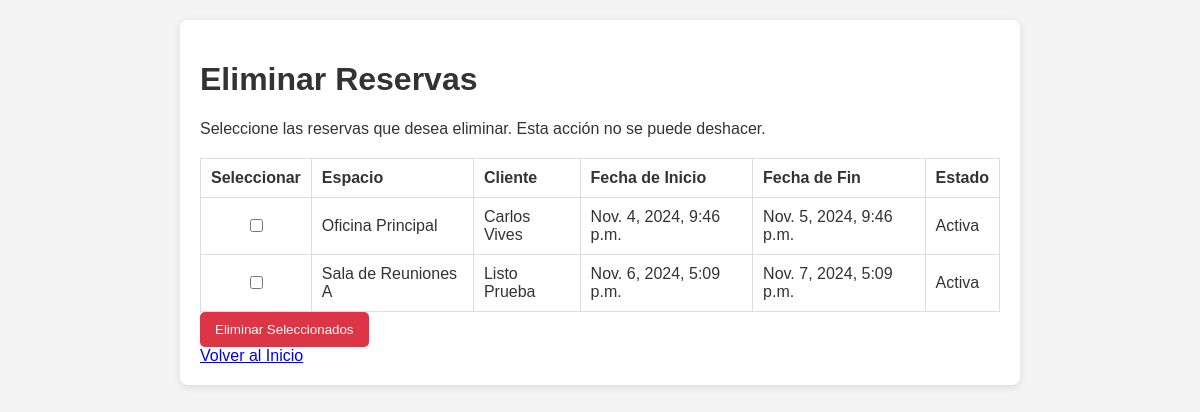
The app's page /reservas/eliminar_reserva/ with its own data.
### reservas/models.py (models this page shows, shortened)
class Reserva(models.Model):
    espacio = models.ForeignKey(Espacio, on_delete=models.CASCADE)
    cliente = models.ForeignKey(Cliente, on_delete=models.CASCADE)
    fecha_inicio = models.DateTimeField()
    fecha_fin = models.DateTimeField()
    estado = models.CharField(max_length=20, default='Activa')

class Espacio(models.Model):
    TIPO_ESPACIO = [
        ('OF', 'Oficina'),
        ('SR', 'Sala de Reunión'),
    ]
    tipo = models.CharField(max_length=2, choices=TIPO_ESPACIO)
    nombre = models.CharField(max_length=100)
    capacidad = models.IntegerField()
    disponibilidad = models.BooleanField(default=True)

class Cliente(models.Model):
    nombre = models.CharField(max_length=100)
    email = models.EmailField()
    telefono = models.CharField(max_length=20)

### reservas/views.py (the view)
# urls.py: path('eliminar_reserva/', views.eliminar_reserva, name='eliminar_reserva'),
def eliminar_reserva(request):
    if request.method == 'POST':
        reservas_ids = request.POST.getlist('reservas_seleccionadas')
        Reserva.objects.filter(id__in=reservas_ids).delete()
        return redirect('eliminar_reserva')
    reservas = Reserva.objects.all()
    return render(request, 'reservas/eliminar_reserva.html', {'reservas': reservas})

### reservas/templates/reservas/eliminar_reserva.html (shortened to what this page needs)
{% load static %}
<!DOCTYPE html>
<html lang="es">
<head>
</head>
<body>
    <div class="container">
        <h1>Eliminar Reservas</h1>
        <p>Seleccione las reservas que desea eliminar. Esta acción no se puede deshacer.</p>
        <form method="POST" action="{% url 'eliminar_reserva' %}">
            <table>
                <thead>
                    <tr>
                        <th class="text-center">Seleccionar</th>
                        <th>Espacio</th>
                        <th>Cliente</th>
                        <th>Fecha de Inicio</th>
                        <th>Fecha de Fin</th>
                        <th>Estado</th>
                    </tr>
                </thead>
                <tbody>
                    {% for reserva in reservas %}
                        <tr>
                            <td class="text-center">
                                <input type="checkbox" name="reservas_seleccionadas" value="{{ reserva.id }}">
                            </td>
                            <td>{{ reserva.espacio.nombre }}</td>
                            <td>{{ reserva.cliente.nombre }}</td>
                            <td>{{ reserva.fecha_inicio }}</td>
                            <td>{{ reserva.fecha_fin }}</td>
                            <td>{{ reserva.estado }}</td>
                        </tr>
                    {% endfor %}
                </tbody>
            </table>
            <button type="submit" class="btn-danger">Eliminar Seleccionados</button>
        </form>
        <a href="{% url 'inicio' %}" class="btn btn-secondary">Volver al Inicio</a>
    </div>
</body>
</html>

### reservas/templates/reservas/eliminar_reserva.html (style rules this page uses)
body { font-family: Arial, sans-serif; background-color: #f4f4f4; color: #333; }
.container { max-width: 800px; margin: 20px auto; padding: 20px; background-color: #fff; border-radius: 8px; box-shadow: 0 2px 10px rgba(0, 0, 0, 0.1); }
table { width: 100%; border-collapse: collapse; margin-top: 20px; }
table, th, td { border: 1px solid #ddd; }
th, td { padding: 10px; text-align: left; }
.btn-danger { background-color: #dc3545; color: white; padding: 10px 15px; border: none; border-radius: 5px; cursor: pointer; }
.text-center { text-align: center; }

### records on screen
Reserva: espacio.nombre "Oficina Principal", cliente.nombre "Carlos Vives", fecha_inicio "Nov. 4, 2024, 9:46 p.m.", fecha_fin "Nov. 5, 2024, 9:46 p.m.", estado "Activa"
Reserva: espacio.nombre "Sala de Reuniones A", cliente.nombre "Listo Prueba", fecha_inicio "Nov. 6, 2024, 5:09 p.m.", fecha_fin "Nov. 7, 2024, 5:09 p.m.", estado "Activa"
